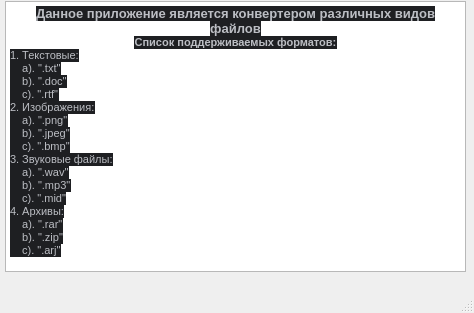
<?xml version="1.0" encoding="UTF-8"?>
<ui version="4.0">
 <class>MainWindow</class>
 <widget class="QMainWindow" name="MainWindow">
  <property name="geometry">
   <rect>
    <x>0</x>
    <y>0</y>
    <width>474</width>
    <height>313</height>
   </rect>
  </property>
  <property name="windowTitle">
   <string>О программе</string>
  </property>
  <property name="windowIcon">
   <iconset>
    <normaloff>logo.png</normaloff>logo.png</iconset>
  </property>
  <property name="locale">
   <locale language="Russian" country="Russia"/>
  </property>
  <widget class="QWidget" name="centralwidget">
   <widget class="QTextBrowser" name="textBrowser">
    <property name="geometry">
     <rect>
      <x>5</x>
      <y>1</y>
      <width>461</width>
      <height>271</height>
     </rect>
    </property>
    <property name="html">
     <string>&lt;!DOCTYPE HTML PUBLIC &quot;-//W3C//DTD HTML 4.0//EN&quot; &quot;http://www.w3.org/TR/REC-html40/strict.dtd&quot;&gt;
&lt;html&gt;&lt;head&gt;&lt;meta name=&quot;qrichtext&quot; content=&quot;1&quot; /&gt;&lt;style type=&quot;text/css&quot;&gt;
p, li { white-space: pre-wrap; }
&lt;/style&gt;&lt;/head&gt;&lt;body style=&quot; font-family:'MS Shell Dlg 2'; font-size:8.25pt; font-weight:400; font-style:normal;&quot;&gt;
&lt;p align=&quot;center&quot; style=&quot; margin-top:0px; margin-bottom:0px; margin-left:0px; margin-right:0px; -qt-block-indent:0; text-indent:0px;&quot;&gt;&lt;span style=&quot; font-family:'JetBrains Mono','monospace'; font-size:10pt; font-weight:600; color:#bcbec4; background-color:#1e1f22;&quot;&gt;Данное приложение является конвертером различных видов файлов&lt;/span&gt;&lt;/p&gt;
&lt;p align=&quot;center&quot; style=&quot; margin-top:0px; margin-bottom:0px; margin-left:0px; margin-right:0px; -qt-block-indent:0; text-indent:0px;&quot;&gt;&lt;span style=&quot; font-family:'JetBrains Mono','monospace'; font-size:8pt; font-weight:600; color:#bcbec4; background-color:#1e1f22;&quot;&gt;Список поддерживаемых форматов:&lt;/span&gt;&lt;/p&gt;
&lt;p style=&quot; margin-top:0px; margin-bottom:0px; margin-left:0px; margin-right:0px; -qt-block-indent:0; text-indent:0px;&quot;&gt;&lt;span style=&quot; font-family:'JetBrains Mono','monospace'; font-size:8pt; color:#bcbec4; background-color:#1e1f22;&quot;&gt;1. Текстовые:&lt;/span&gt;&lt;/p&gt;
&lt;p style=&quot; margin-top:0px; margin-bottom:0px; margin-left:0px; margin-right:0px; -qt-block-indent:0; text-indent:0px;&quot;&gt;&lt;span style=&quot; font-family:'JetBrains Mono','monospace'; font-size:8pt; color:#bcbec4; background-color:#1e1f22;&quot;&gt;    a). &amp;quot;.txt&amp;quot;&lt;/span&gt;&lt;/p&gt;
&lt;p style=&quot; margin-top:0px; margin-bottom:0px; margin-left:0px; margin-right:0px; -qt-block-indent:0; text-indent:0px;&quot;&gt;&lt;span style=&quot; font-family:'JetBrains Mono','monospace'; font-size:8pt; color:#bcbec4; background-color:#1e1f22;&quot;&gt;    b). &amp;quot;.doc&amp;quot;&lt;/span&gt;&lt;/p&gt;
&lt;p style=&quot; margin-top:0px; margin-bottom:0px; margin-left:0px; margin-right:0px; -qt-block-indent:0; text-indent:0px;&quot;&gt;&lt;span style=&quot; font-family:'JetBrains Mono','monospace'; font-size:8pt; color:#bcbec4; background-color:#1e1f22;&quot;&gt;    c). &amp;quot;.rtf&amp;quot;&lt;/span&gt;&lt;/p&gt;
&lt;p style=&quot; margin-top:0px; margin-bottom:0px; margin-left:0px; margin-right:0px; -qt-block-indent:0; text-indent:0px;&quot;&gt;&lt;span style=&quot; font-family:'JetBrains Mono','monospace'; font-size:8pt; color:#bcbec4; background-color:#1e1f22;&quot;&gt;2. Изображения:&lt;/span&gt;&lt;/p&gt;
&lt;p style=&quot; margin-top:0px; margin-bottom:0px; margin-left:0px; margin-right:0px; -qt-block-indent:0; text-indent:0px;&quot;&gt;&lt;span style=&quot; font-family:'JetBrains Mono','monospace'; font-size:8pt; color:#bcbec4; background-color:#1e1f22;&quot;&gt;    a). &amp;quot;.png&amp;quot;&lt;/span&gt;&lt;/p&gt;
&lt;p style=&quot; margin-top:0px; margin-bottom:0px; margin-left:0px; margin-right:0px; -qt-block-indent:0; text-indent:0px;&quot;&gt;&lt;span style=&quot; font-family:'JetBrains Mono','monospace'; font-size:8pt; color:#bcbec4; background-color:#1e1f22;&quot;&gt;    b). &amp;quot;.jpeg&amp;quot;&lt;/span&gt;&lt;/p&gt;
&lt;p style=&quot; margin-top:0px; margin-bottom:0px; margin-left:0px; margin-right:0px; -qt-block-indent:0; text-indent:0px;&quot;&gt;&lt;span style=&quot; font-family:'JetBrains Mono','monospace'; font-size:8pt; color:#bcbec4; background-color:#1e1f22;&quot;&gt;    c). &amp;quot;.bmp&amp;quot;&lt;/span&gt;&lt;/p&gt;
&lt;p style=&quot; margin-top:0px; margin-bottom:0px; margin-left:0px; margin-right:0px; -qt-block-indent:0; text-indent:0px;&quot;&gt;&lt;span style=&quot; font-family:'JetBrains Mono','monospace'; font-size:8pt; color:#bcbec4; background-color:#1e1f22;&quot;&gt;3. Звуковые файлы:&lt;/span&gt;&lt;/p&gt;
&lt;p style=&quot; margin-top:0px; margin-bottom:0px; margin-left:0px; margin-right:0px; -qt-block-indent:0; text-indent:0px;&quot;&gt;&lt;span style=&quot; font-family:'JetBrains Mono','monospace'; font-size:8pt; color:#bcbec4; background-color:#1e1f22;&quot;&gt;    a). &amp;quot;.wav&amp;quot;&lt;/span&gt;&lt;/p&gt;
&lt;p style=&quot; margin-top:0px; margin-bottom:0px; margin-left:0px; margin-right:0px; -qt-block-indent:0; text-indent:0px;&quot;&gt;&lt;span style=&quot; font-family:'JetBrains Mono','monospace'; font-size:8pt; color:#bcbec4; background-color:#1e1f22;&quot;&gt;    b). &amp;quot;.mp3&amp;quot;&lt;/span&gt;&lt;/p&gt;
&lt;p style=&quot; margin-top:0px; margin-bottom:0px; margin-left:0px; margin-right:0px; -qt-block-indent:0; text-indent:0px;&quot;&gt;&lt;span style=&quot; font-family:'JetBrains Mono','monospace'; font-size:8pt; color:#bcbec4; background-color:#1e1f22;&quot;&gt;    c). &amp;quot;.mid&amp;quot;&lt;/span&gt;&lt;/p&gt;
&lt;p style=&quot; margin-top:0px; margin-bottom:0px; margin-left:0px; margin-right:0px; -qt-block-indent:0; text-indent:0px;&quot;&gt;&lt;span style=&quot; font-family:'JetBrains Mono','monospace'; font-size:8pt; color:#bcbec4; background-color:#1e1f22;&quot;&gt;4. Архивы:&lt;/span&gt;&lt;/p&gt;
&lt;p style=&quot; margin-top:0px; margin-bottom:0px; margin-left:0px; margin-right:0px; -qt-block-indent:0; text-indent:0px;&quot;&gt;&lt;span style=&quot; font-family:'JetBrains Mono','monospace'; font-size:8pt; color:#bcbec4; background-color:#1e1f22;&quot;&gt;    a). &amp;quot;.rar&amp;quot;&lt;/span&gt;&lt;/p&gt;
&lt;p style=&quot; margin-top:0px; margin-bottom:0px; margin-left:0px; margin-right:0px; -qt-block-indent:0; text-indent:0px;&quot;&gt;&lt;span style=&quot; font-family:'JetBrains Mono','monospace'; font-size:8pt; color:#bcbec4; background-color:#1e1f22;&quot;&gt;    b). &amp;quot;.zip&amp;quot;&lt;/span&gt;&lt;/p&gt;
&lt;p style=&quot; margin-top:0px; margin-bottom:0px; margin-left:0px; margin-right:0px; -qt-block-indent:0; text-indent:0px;&quot;&gt;&lt;span style=&quot; font-family:'JetBrains Mono','monospace'; font-size:8pt; color:#bcbec4; background-color:#1e1f22;&quot;&gt;    c). &amp;quot;.arj&amp;quot;&lt;/span&gt;&lt;/p&gt;&lt;/body&gt;&lt;/html&gt;</string>
    </property>
   </widget>
  </widget>
  <widget class="QMenuBar" name="menubar">
   <property name="geometry">
    <rect>
     <x>0</x>
     <y>0</y>
     <width>474</width>
     <height>21</height>
    </rect>
   </property>
  </widget>
  <widget class="QStatusBar" name="statusbar"/>
 </widget>
 <resources/>
 <connections/>
</ui>
